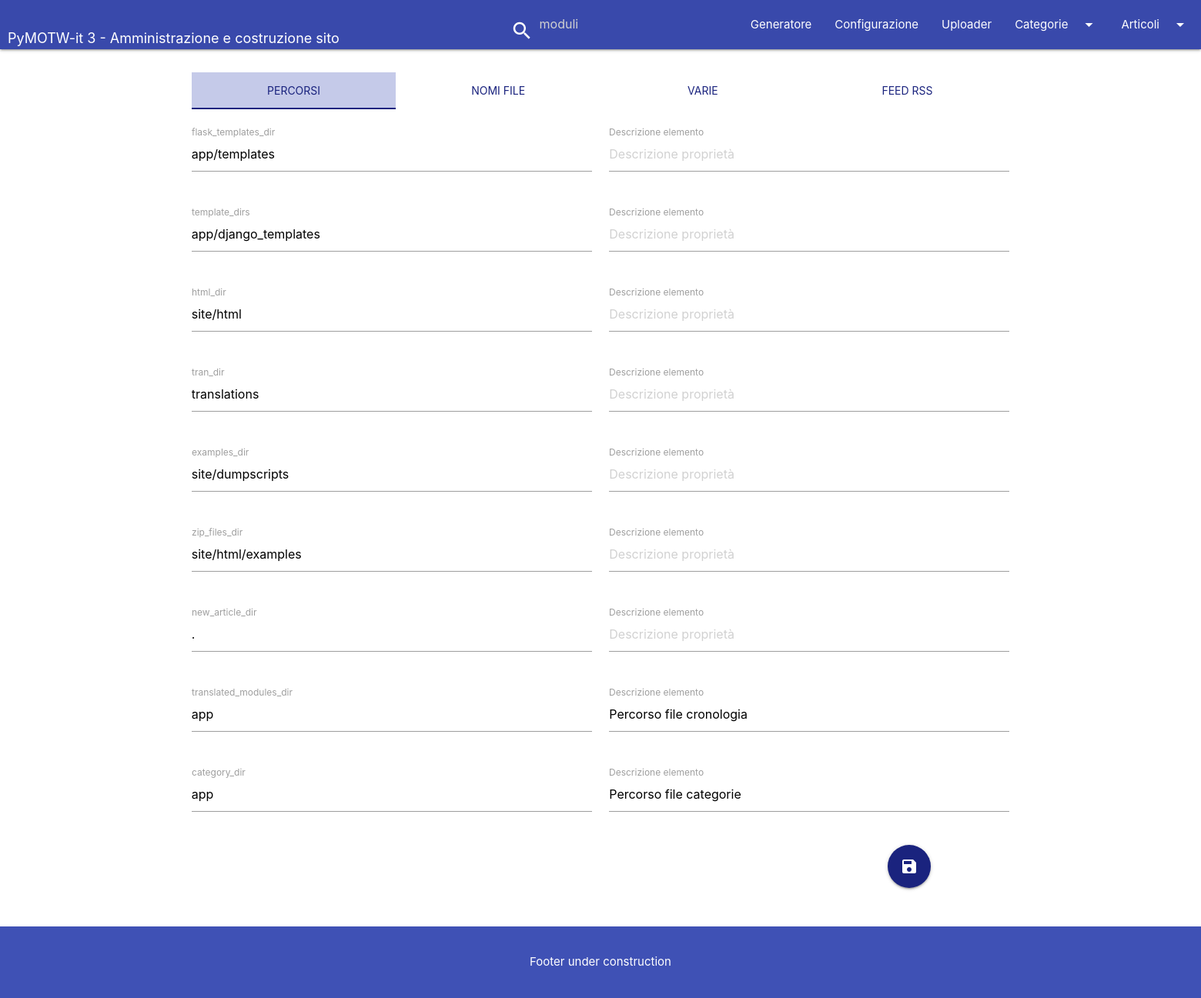
/config, run on an earlier commit of the app's database.
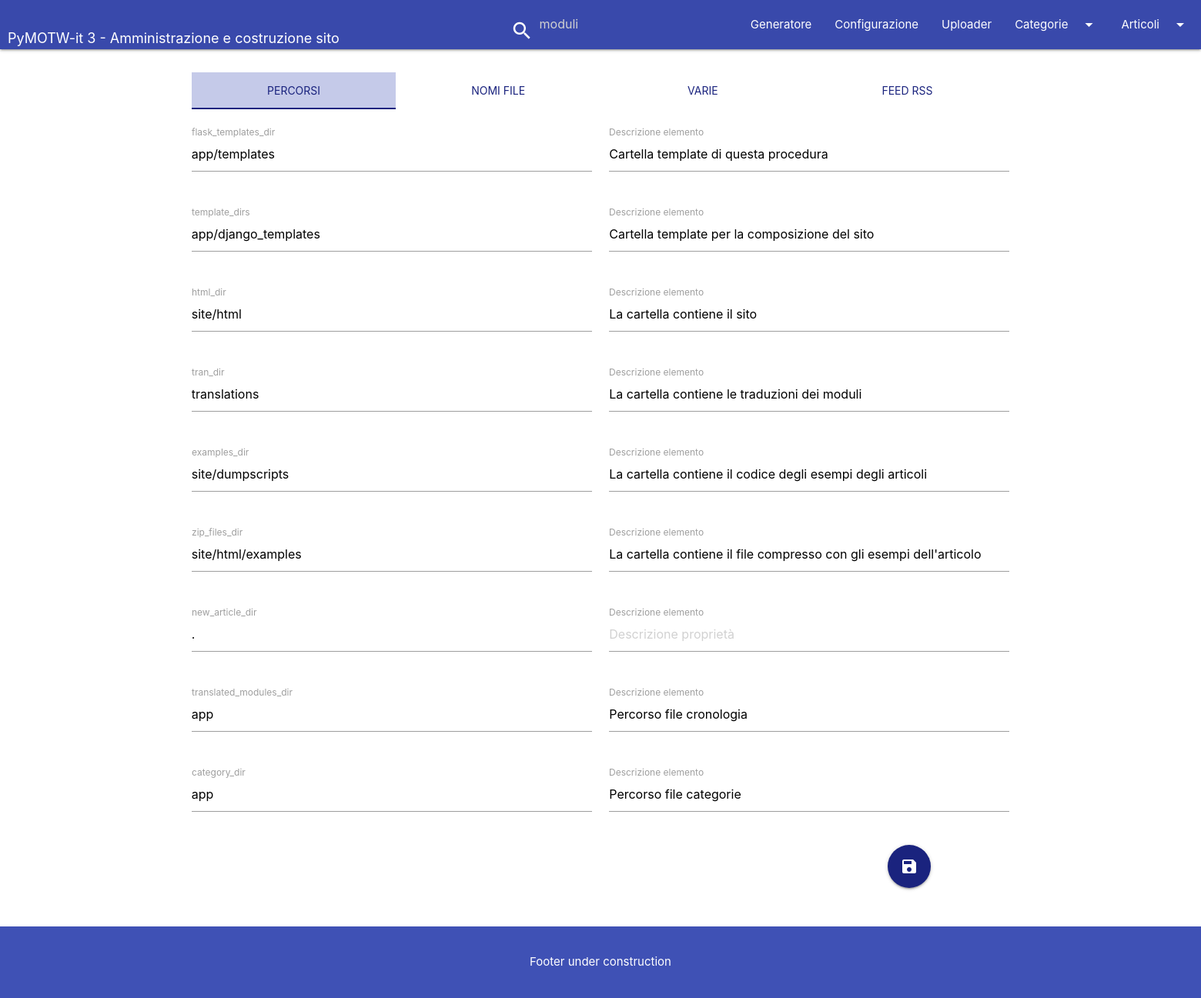
And on a later commit of the database.
### app/models.py (models this page shows, shortened)
class GeneratorConfig(db.Model):
    id = db.Column(db.Integer, primary_key=True)
    conf_key = db.Column(db.String(50), nullable=False, unique=True)
    conf_value = db.Column(db.String(256), nullable=False)
    conf_tag = db.Column(db.String(30), nullable=False)
    conf_tip = db.Column(db.String)
    conf_tabname = db.Column(db.String, nullable=False)
    @staticmethod
    def parse_config() -> Tuple[DefaultDict[str, List['GeneratorConfig']],
                                List['GeneratorConfig']]:
        retval = defaultdict(list)
        objlist = list()
        for rk in GeneratorConfig.query.all():
            retval[rk.conf_tabname].append(rk)
            objlist.append(rk)
        return retval, objlist

### app/routes/main.py (the view)
@main.route('/config', methods=['GET', 'POST'])
def config():
    parameters, objlist = GeneratorConfig.parse_config()
    if request.method == 'POST':
        category, prompt = GeneratorConfig.update_config(objlist, request.form)
        flash(category, prompt)
        return redirect(url_for('main.config'))
    return render_template('config.html',
                           parameters=parameters, title='Configurazione')

### app/templates/config.html (shortened to what this page needs)
{% extends "base.html" %}
{% block content %}
  <div class="container">
    <div class="row">
      <div class="col s12 mb-4">
        <ul class="tabs" id="configTabs">
          {% for k, v in parameters.items() %}
            <li class="tab col s3">
              <a href="#{{ k }}"
                 class="{% if loop.index == 1 %}active{% endif %}">
                <span
                    class="indigo-text text-darken-4">{{ v[0].conf_tag | title }}</span></a>
            </li>
          {% endfor %}
        </ul>
      </div>
      <form action="" id="frm{{ k }}" method="post">
        {% for k, v in parameters.items() %}
          <div id="{{ k }}" class="col s12">
            {% for item in v %}
              <div class="row">
                <div class="input-field col s12 m4 l6">
                  <input type="text" value="{{ item.conf_value }}"
                         name="value_{{ item.id }}">
                  <label for="value_{{ item.id }}">{{ item.conf_key }}</label>
                </div>
                <div class="input-field col s12 m8 l6">
                  <input type="text" name="tip_{{ item.id }}"
                      {% if item.conf_tip %}
                         value="{{ item.conf_tip }}"
                      {% else %}
                         placeholder="Descrizione proprietà"
                      {% endif %}
                  >
                  <label for="value_{{ item.id }}">Descrizione elemento</label>
                </div>
              </div>
            {% endfor %}
          </div>
        {% endfor %}
        <div class="row">
          <div class="col s12 offset-l10">
            <button title="Salva modifiche" type="submit"
                    class="btn btn-floating btn-large waves-effect waves-light indigo darken-4">
              <i class="material-icons">save</i></button>
          </div>
        </div>
      </form>
    </div>
  </div>
{% endblock %}

### app/templates/base.html (shortened to what this page needs)
<!DOCTYPE html>
<html>
<head>
  <link type="text/css" rel="stylesheet"
        href="/static/css/vendor/materialize.min.css"
        media="screen,projection"/>
  <link type="text/css" rel="stylesheet" href="/static/css/admin-style.css"
        media="screen,projection"/>
</head>
<body>
<header>
  <div class="navbar-fixed">
    <nav>
      <div class="nav-wrapper indigo darken-1">
        <a href="#"
           class="brand-logo logo-margin valign-wrapper hide-on-med-and-down">
          <p class="logo-font-size">PyMOTW-it 3 - Amministrazione e costruzione
            sito</p>
        </a>
        <ul id="nav-mobile" class="right hide-on-med-and-down">
          <li>
            <div class="center row">
              <div class="col s12 s6">
                <div class="row" id="topbarsearch">
                  <div class="input-field col s12">
                    <i class="material-icons prefix white-text">search</i>
                    <input type="text" placeholder="moduli"
                           id="autocomplete-modules" class="autocomplete">
                  </div>
                </div>
              </div>
            </div>
          </li>
          <li><a href="{{ url_for('main.generator') }}">Generatore</a></li>
          <li><a href="{{ url_for('main.config') }}">Configurazione</a></li>
          <li><a href="#">Uploader</a></li>
          <li><a class="dropdown-trigger" href="#!" data-target="dropdown1">Categorie<i
              class="material-icons right">arrow_drop_down</i></a></li>
          <li><a class="dropdown-trigger" href="#!" data-target="dropdownArt">Articoli<i
              class="material-icons right">arrow_drop_down</i></a></li>
        </ul>
      </div>
    </nav>
  </div>
</header>
<main>
  <div id="main">
    {% block content %}
    {% endblock %}
  </div>
</main>
<footer class="page-footer indigo darker-4 valign-wrapper">
  <div class="row ">
    <div class="col 16 s12">
      <p class="white-text text-lighten-4">
        Footer under construction
      </p>
    </div>
  </div>
</footer>
</body>
</html>

### app/static/css/admin-style.css (style rules this page uses)
:root { --head-color: #0f277b; }
main { margin: 30px 5px; min-height: 80vh; }
.logo-margin { margin-left: 10px; }
.logo-font-size { font-size: 1.2rem; }
.tabs .tab a.active { background-color: #c5cae9; }
.mb-4 { margin-bottom: 20px; }

What changed in the data, as far as the page shows it:
changed GeneratorConfig "flask_templates_dir": conf_tip (not shown) → "Cartella template di questa procedura"
changed GeneratorConfig "template_dirs": conf_tip (not shown) → "Cartella template per la composizione del sito"
changed GeneratorConfig "html_dir": conf_tip (not shown) → "La cartella contiene il sito"
changed GeneratorConfig "tran_dir": conf_tip (not shown) → "La cartella contiene le traduzioni dei moduli"
changed GeneratorConfig "examples_dir": conf_tip (not shown) → "La cartella contiene il codice degli esempi degli articoli"
changed GeneratorConfig "zip_files_dir": conf_tip (not shown) → "La cartella contiene il file compresso con gli esempi dell'articolo"
